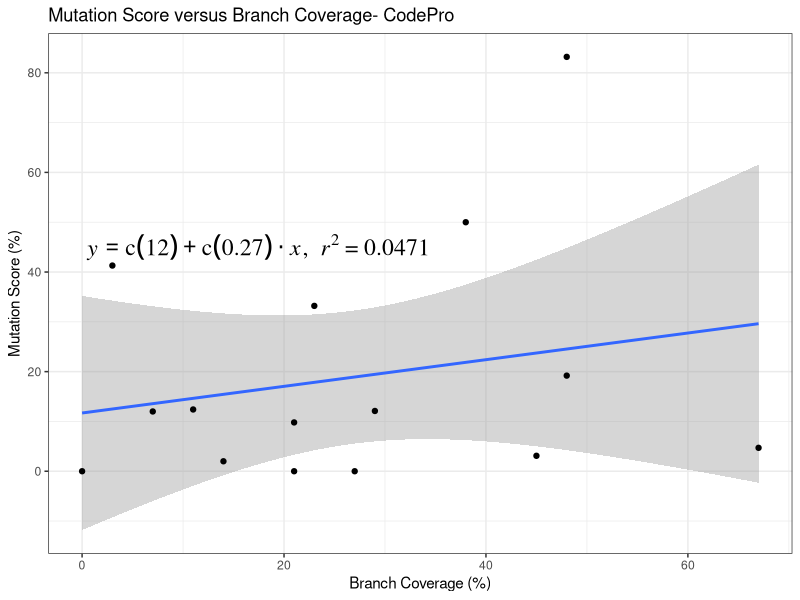
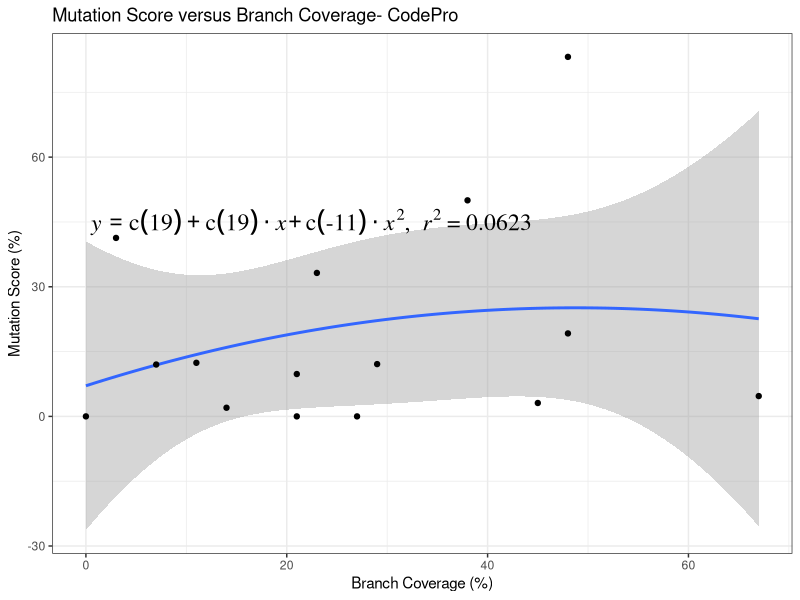
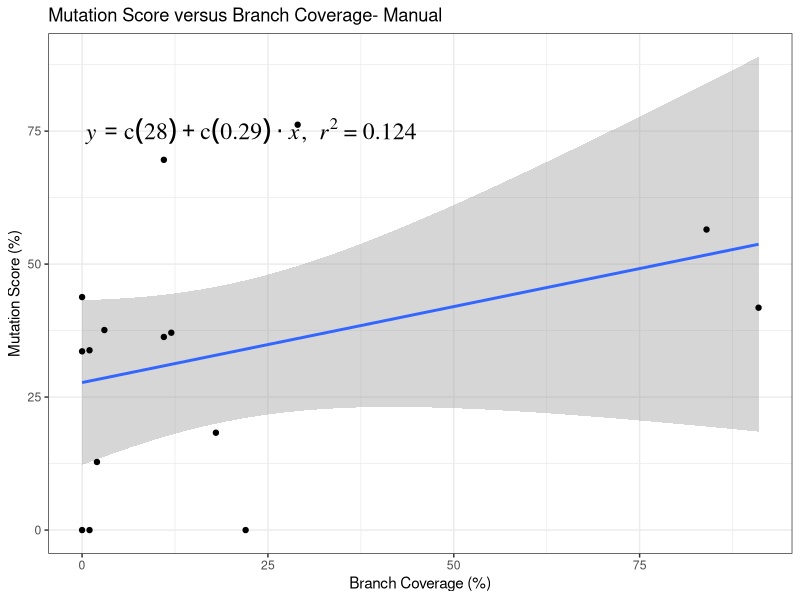
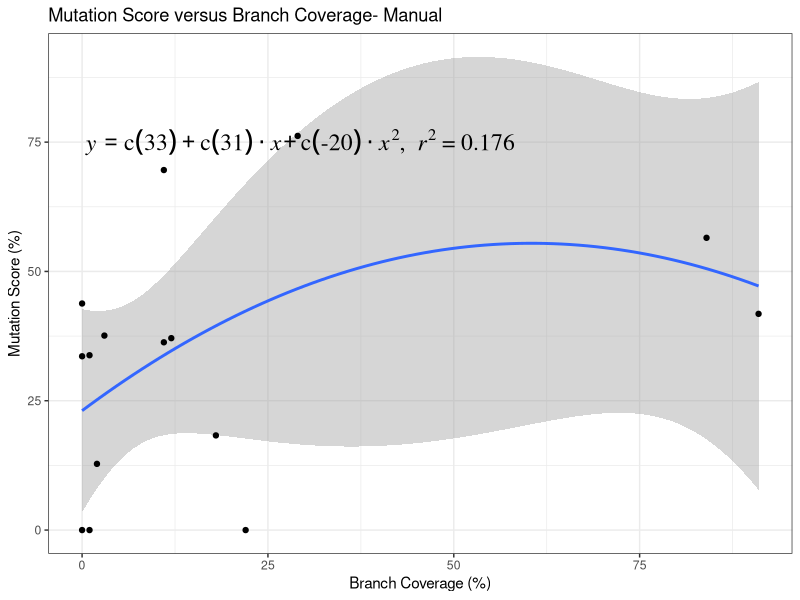
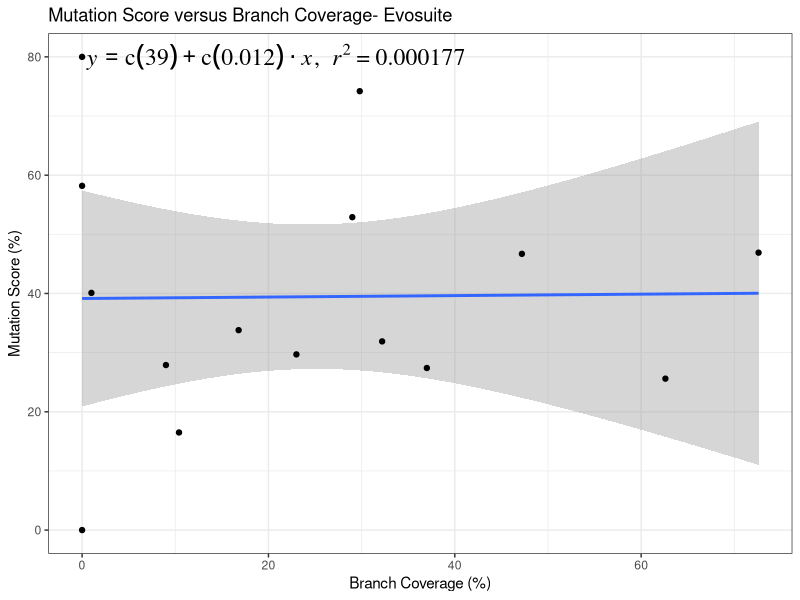
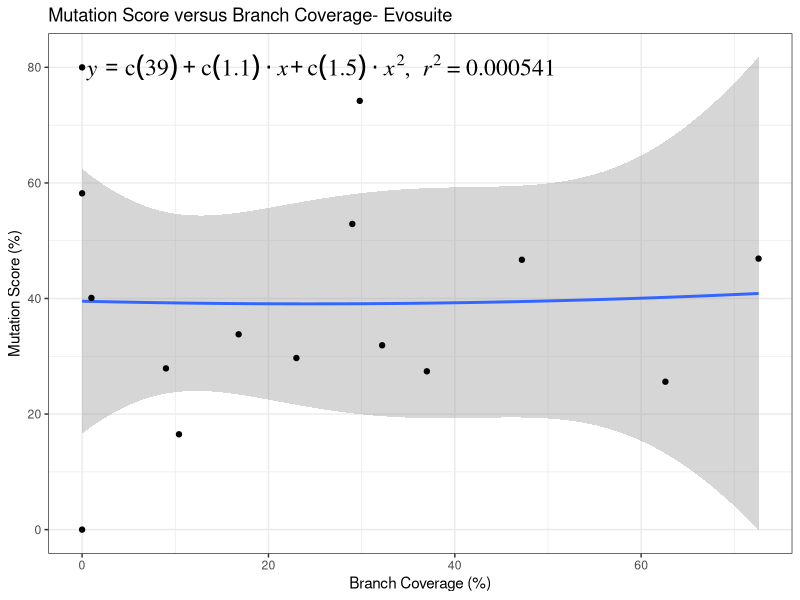
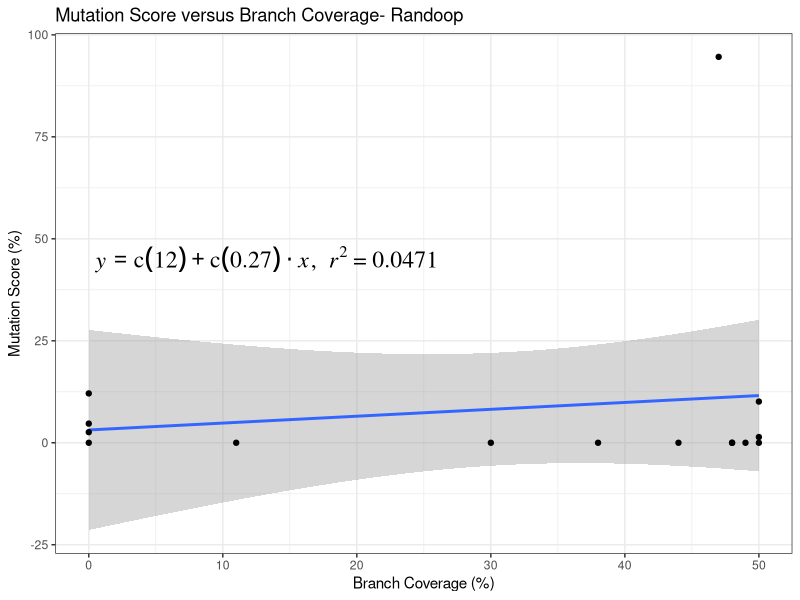
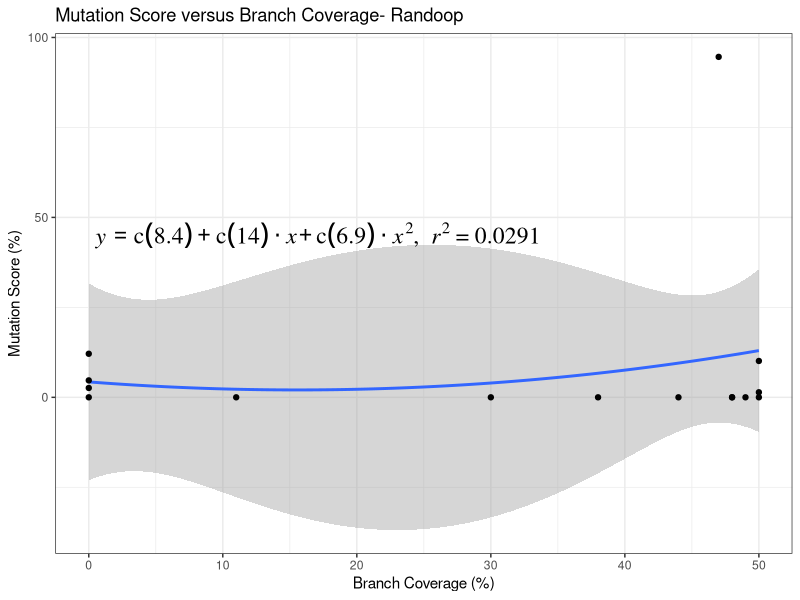

R code for these plots, in order:
library("ggplot2")
DoubleChecksoniTrust <- read.csv("BranchCov_versus_Mutation.csv")
data <- DoubleChecksoniTrust

# CodePro ---------------------------------------------------------
p1 <- ggplot(data, aes(x=CPBranchCov, y=CPMutation))
p2 <- p1 + theme_bw()
p3 <- p2 + labs(title="Mutation Score versus Branch Coverage- CodePro", x = "Branch Coverage (%)", y="Mutation Score (%)")

p4_line <- p3 + geom_smooth(method="lm",formula = y~ x)
p4_poly <- p3 + geom_smooth(method="lm",formula = y~ poly(x,2))

lm_poly_eqn = function(df){
m=lm(CPMutation ~ poly(CPBranchCov, 2), df)#2nd degree polynomial
eq <- substitute(italic(y) == a + b %.% italic(x)* + c %.% italic(x)^2* ","~~italic(r)^2~"="~r2,
list(a = format(coef(m)[1], digits = 2),
b = format(coef(m)[2], digits = 2),
c = format(coef(m)[3], digits = 2),
r2 = format(summary(m)$r.squared, digits = 3)))
as.character(as.expression(eq))
}

lm_line_eqn = function(df){
m=lm(CPMutation ~ CPBranchCov, df)#2nd degree polynomial-- need to fix
eq <- substitute(italic(y) == a + b %.% italic(x)*","~~italic(r)^2~"="~r2,
list(a = format(coef(m)[1], digits = 2),
b = format(coef(m)[2], digits = 2),
c = format(coef(m)[3], digits = 2),
r2 = format(summary(m)$r.squared, digits = 3)))
as.character(as.expression(eq))
}

p5_line <- p4_line + annotate("text", x=.5, y=45, label=lm_line_eqn(data), hjust=0, size=6, family="Times", face="italic", parse=TRUE)
p5_poly <- p4_poly + annotate("text", x=.5, y=45, label=lm_poly_eqn(data), hjust=0, size=6, family="Times", face="italic", parse=TRUE)

p5_line + geom_point()
ggsave("CodePro_BranchCov_versus_Mutation_line.pdf")
p5_poly + geom_point()
ggsave("CodePro_BranchCov_versus_Mutation_poly.pdf")

# Manual ---------------------------------------------------------
p1 <- ggplot(data, aes(x=MBranchCov, y=MMutation))
p2 <- p1 + theme_bw()
p3 <- p2 + labs(title="Mutation Score versus Branch Coverage- Manual", x = "Branch Coverage (%)", y="Mutation Score (%)")

p4_line <- p3 + geom_smooth(method="lm",formula = y~ x)
p4_poly <- p3 + geom_smooth(method="lm",formula = y~ poly(x,2))

lm_poly_eqn = function(df){
m=lm(MMutation ~ poly(MBranchCov, 2), df)#2nd degree polynomial
eq <- substitute(italic(y) == a + b %.% italic(x)* + c %.% italic(x)^2* ","~~italic(r)^2~"="~r2,
list(a = format(coef(m)[1], digits = 2),
b = format(coef(m)[2], digits = 2),
c = format(coef(m)[3], digits = 2),
r2 = format(summary(m)$r.squared, digits = 3)))
as.character(as.expression(eq))
}

lm_line_eqn = function(df){
m=lm(MMutation ~ MBranchCov, df)#2nd degree polynomial-- need to fix
eq <- substitute(italic(y) == a + b %.% italic(x)*","~~italic(r)^2~"="~r2,
list(a = format(coef(m)[1], digits = 2),
b = format(coef(m)[2], digits = 2),
c = format(coef(m)[3], digits = 2),
r2 = format(summary(m)$r.squared, digits = 3)))
as.character(as.expression(eq))
}

p5_line <- p4_line + annotate("text", x=.5, y=75, label=lm_line_eqn(data), hjust=0, size=6, family="Times", face="italic", parse=TRUE)
p5_poly <- p4_poly + annotate("text", x=.5, y=75, label=lm_poly_eqn(data), hjust=0, size=6, family="Times", face="italic", parse=TRUE)

p5_line + geom_point()
ggsave("Manual_BranchCov_versus_Mutation_line.pdf")
p5_poly + geom_point()
ggsave("Manual_BranchCov_versus_Mutation_poly.pdf")


# Evosuite ---------------------------------------------------------
p1 <- ggplot(data, aes(x=EBranchCov, y=EMutation))
p2 <- p1 + theme_bw()
p3 <- p2 + labs(title="Mutation Score versus Branch Coverage- Evosuite", x = "Branch Coverage (%)", y="Mutation Score (%)")

p4_line <- p3 + geom_smooth(method="lm",formula = y~ x)
p4_poly <- p3 + geom_smooth(method="lm",formula = y~ poly(x,2))

lm_poly_eqn = function(df){
m=lm(EMutation ~ poly(EBranchCov, 2), df)#2nd degree polynomial
eq <- substitute(italic(y) == a + b %.% italic(x)* + c %.% italic(x)^2* ","~~italic(r)^2~"="~r2,
list(a = format(coef(m)[1], digits = 2),
b = format(coef(m)[2], digits = 2),
c = format(coef(m)[3], digits = 2),
r2 = format(summary(m)$r.squared, digits = 3)))
as.character(as.expression(eq))
}

lm_line_eqn = function(df){
m=lm(EMutation ~ EBranchCov, df)#2nd degree polynomial-- need to fix
eq <- substitute(italic(y) == a + b %.% italic(x)*","~~italic(r)^2~"="~r2,
list(a = format(coef(m)[1], digits = 2),
b = format(coef(m)[2], digits = 2),
c = format(coef(m)[3], digits = 2),
r2 = format(summary(m)$r.squared, digits = 3)))
as.character(as.expression(eq))
}

p5_line <- p4_line + annotate("text", x=.5, y=80, label=lm_line_eqn(data), hjust=0, size=6, family="Times", face="italic", parse=TRUE)
p5_poly <- p4_poly + annotate("text", x=.5, y=80, label=lm_poly_eqn(data), hjust=0, size=6, family="Times", face="italic", parse=TRUE)

p5_line + geom_point()
ggsave("Evosuite_BranchCov_versus_Mutation_line.pdf")
p5_poly + geom_point()
ggsave("Evosuite_BranchCov_versus_Mutation_poly.pdf")

# Randoop ---------------------------------------------------------
p1 <- ggplot(data, aes(x=RBranchCov, y=RMutation))
p2 <- p1 + theme_bw()
p3 <- p2 + labs(title="Mutation Score versus Branch Coverage- Randoop", x = "Branch Coverage (%)", y="Mutation Score (%)")

p4_line <- p3 + geom_smooth(method="lm",formula = y~ x)
p4_poly <- p3 + geom_smooth(method="lm",formula = y~ poly(x,2))

lm_poly_eqn = function(df){
m=lm(RMutation ~ poly(RBranchCov, 2), df)#2nd degree polynomial
eq <- substitute(italic(y) == a + b %.% italic(x)* + c %.% italic(x)^2* ","~~italic(r)^2~"="~r2,
list(a = format(coef(m)[1], digits = 2),
b = format(coef(m)[2], digits = 2),
c = format(coef(m)[3], digits = 2),
r2 = format(summary(m)$r.squared, digits = 3)))
as.character(as.expression(eq))
}

lm_line_eqn = function(df){
m=lm(CPMutation ~ CPBranchCov, df)#2nd degree polynomial-- need to fix
eq <- substitute(italic(y) == a + b %.% italic(x)*","~~italic(r)^2~"="~r2,
list(a = format(coef(m)[1], digits = 2),
b = format(coef(m)[2], digits = 2),
c = format(coef(m)[3], digits = 2),
r2 = format(summary(m)$r.squared, digits = 3)))
as.character(as.expression(eq))
}

p5_line <- p4_line + annotate("text", x=.5, y=45, label=lm_line_eqn(data), hjust=0, size=6, family="Times", face="italic", parse=TRUE)
p5_poly <- p4_poly + annotate("text", x=.5, y=45, label=lm_poly_eqn(data), hjust=0, size=6, family="Times", face="italic", parse=TRUE)

p5_line + geom_point()
ggsave("Randoop_BranchCov_versus_Mutation_line.pdf")
p5_poly + geom_point()
ggsave("Randoop_BranchCov_versus_Mutation_poly.pdf")
